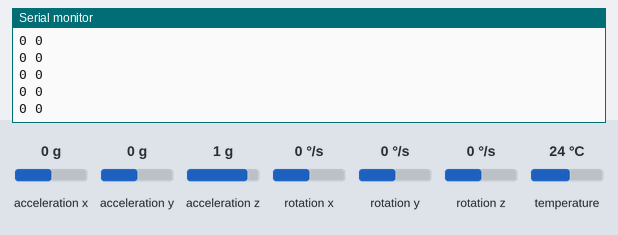
A sketch run on a simulated nRF52 board. Parts: the last lines printed to the serial monitor. Inputs (shaded band) come from the test bench; at power-on: acceleration x 0 g, acceleration y 0 g, acceleration z 1 g, rotation x 0 °/s, rotation y 0 °/s, rotation z 0 °/s, temperature 24 °C. A phone connects over Bluetooth LE 3 s after start.

Above: at 1.2 s.
1.3 s: acceleration x set to -1.4 g
At 1.34 s:
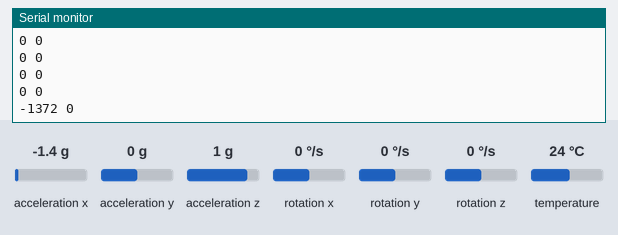
2.8 s: acceleration y set to -1.4 g
At 2.87 s:
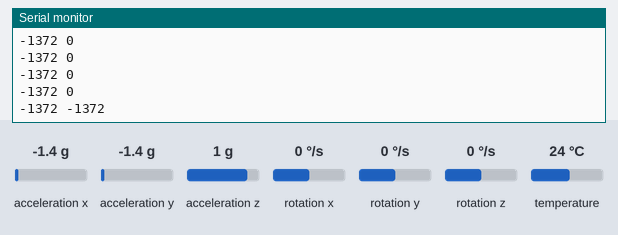
4.3 s: acceleration x set to -0.8 g
At 4.3 s:
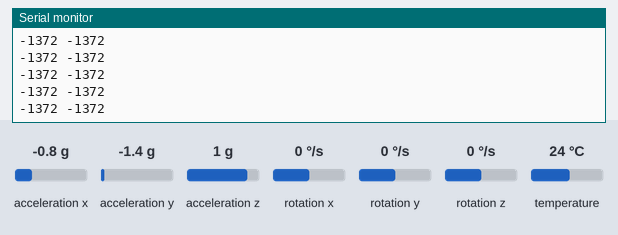
Timing chart, 0 to 7.3 s (numbered marks = the images above; inputs shaded):
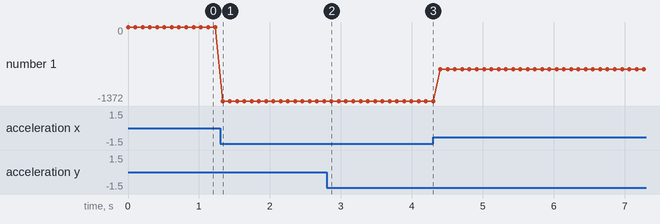

The sketch:

Sender.ino
```cpp
#include <Wire.h>
#include <Adafruit_MPU6050.h>
#include <Adafruit_Sensor.h>
#include <bluefruit.h>

Adafruit_MPU6050 mpu;

BLEUart bleuart; // Create BLE UART service

void setup() {
  Serial.begin(9600);
  Bluefruit.begin();
  Bluefruit.setName("MPU6050_Sender");

  if (!mpu.begin()) {
    Serial.println("Failed to find MPU6050 chip");
    while (1);
  }

  mpu.setAccelerometerRange(MPU6050_RANGE_2_G);
  mpu.setGyroRange(MPU6050_RANGE_250_DEG);
  mpu.setFilterBandwidth(MPU6050_BAND_260_HZ);

  bleuart.begin(); // Initialize BLE UART service

  Bluefruit.Advertising.addFlags(BLE_GAP_ADV_FLAGS_LE_ONLY_GENERAL_DISC_MODE);
  Bluefruit.Advertising.addTxPower();
  Bluefruit.Advertising.addName();
  Bluefruit.Advertising.addService(bleuart); // Add BLE UART service

  Bluefruit.ScanResponse.addName();
  Bluefruit.Advertising.restartOnDisconnect(true);
  Bluefruit.Advertising.start(0); // 0 = Don't stop advertising

  Serial.println("MPU6050 and Bluefruit setup done.");
}

void loop() {
  sensors_event_t a, g, temp;
  mpu.getEvent(&a, &g, &temp);

  int16_t x = a.acceleration.x * 100;
  int16_t y = a.acceleration.y * 100;

  Serial.print(x);
  Serial.print(" ");
  Serial.print(y);
  Serial.println();

  bleuart.print(x);
  bleuart.print(",");
  bleuart.println(y);

  delay(100);
}
```

Measured:
- after the input at 1.3 s, the serial monitor: prints a new line at once (image 1)
- after the input at 2.8 s, the serial monitor: prints a new line after 0.07 s (image 2)
- plotted number 1: 0 → -1372 after the input at 1.3 s, -1372 → -784 after the input at 4.3 s
